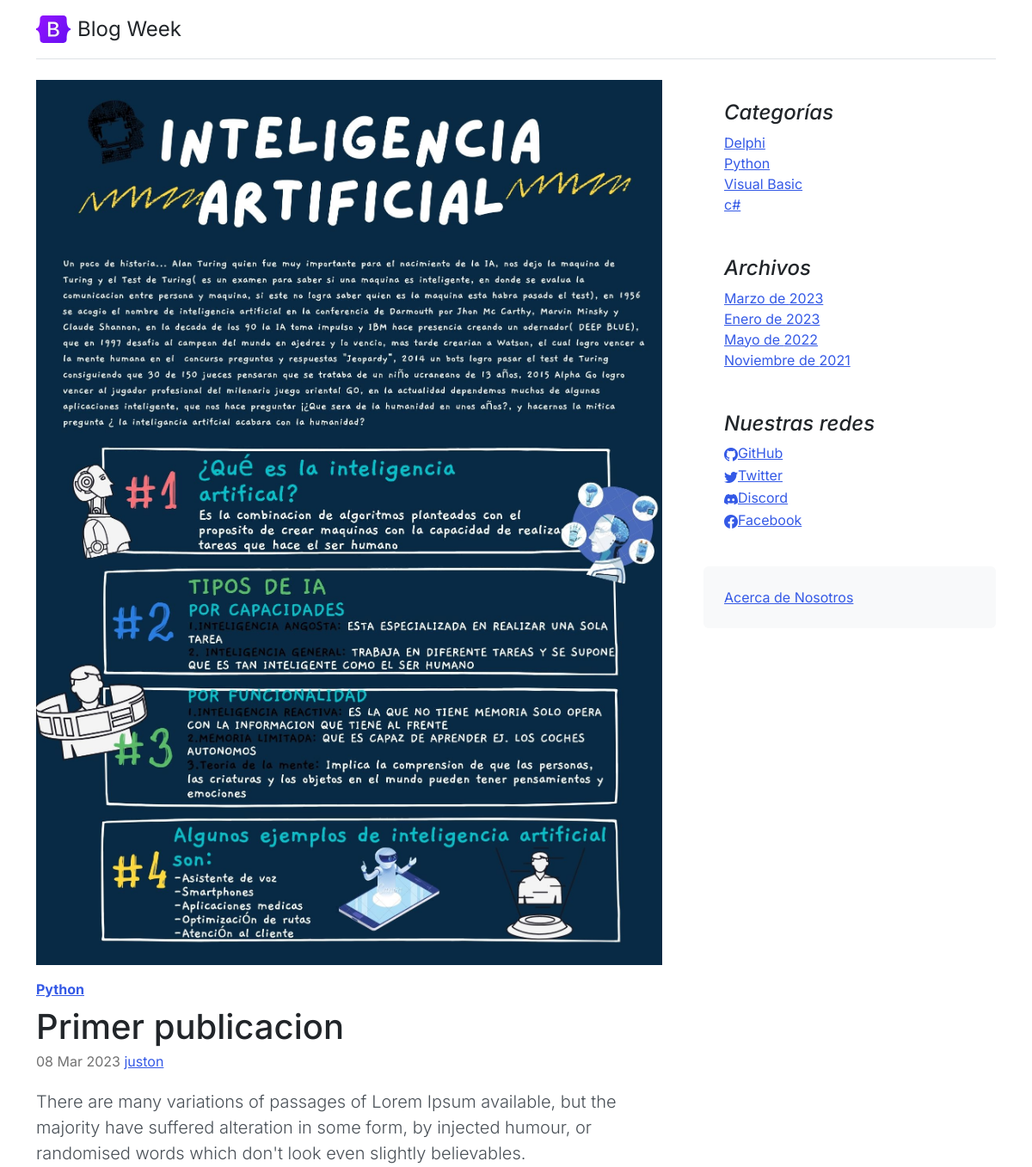
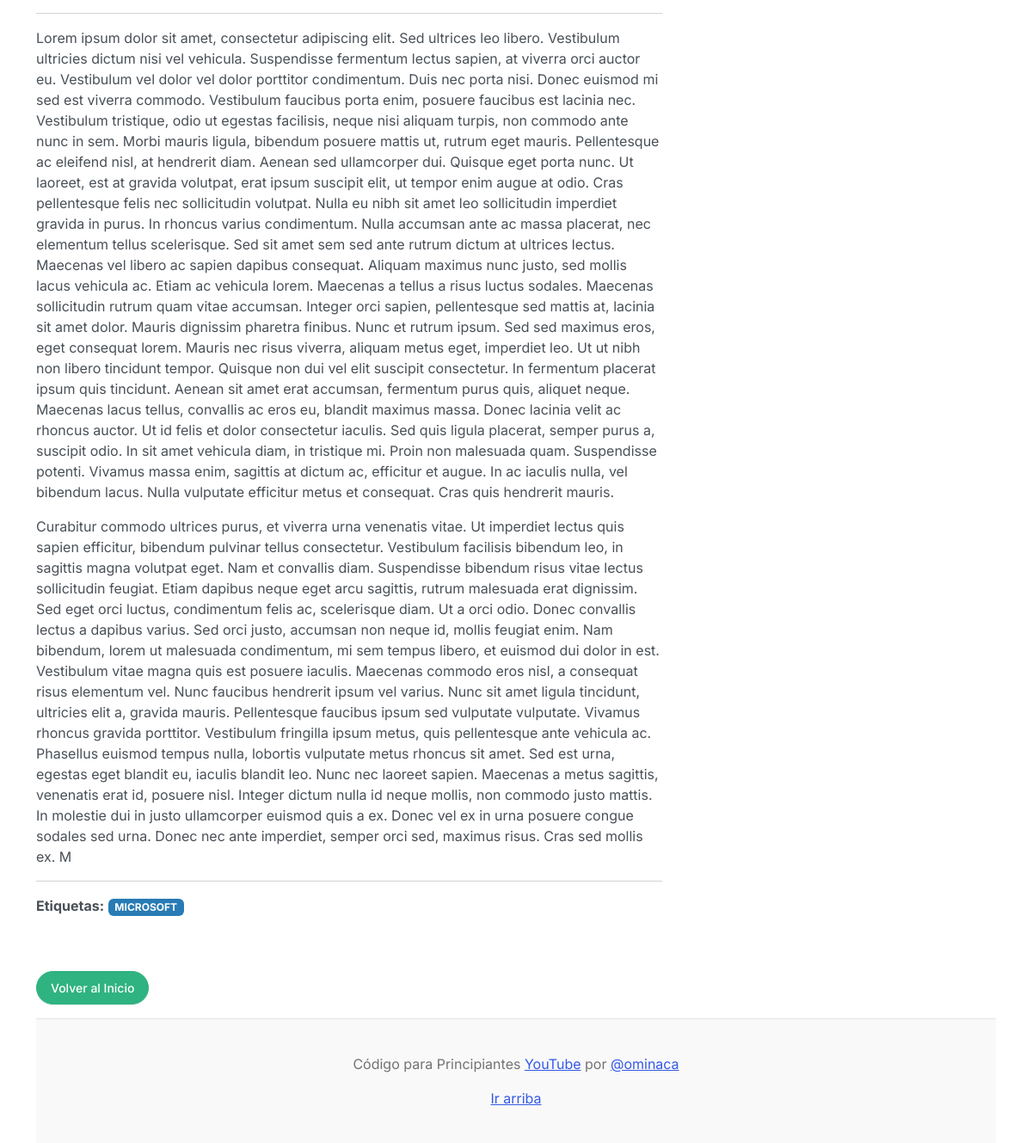
/post/1, run on the app's committed database (2 pictures, top to bottom).
### core/models.py (models this page shows, shortened)
class Post(models.Model):
    title= models.CharField(max_length=250, verbose_name='Titulo')
    excerpt= models.TextField(verbose_name='Bajada')
    content = RichTextField(verbose_name='Contenido')
    image=models.ImageField(upload_to='posts', null=True, blank=True, verbose_name='Imagen')
    published = models.BooleanField(default=False, verbose_name='Publicado')
    category=models.ForeignKey(Category, on_delete= models.CASCADE, related_name='get_posts', verbose_name='Categoria')
    author=models.ForeignKey(User,on_delete= models.CASCADE, related_name='get_posts', verbose_name='Autor')
    tags= models.ManyToManyField(Tag, verbose_name='Etiquetas')
    created = models.DateField(auto_now_add=True, verbose_name='Fecha de creacion')
    updated = models.DateField(auto_now=True, verbose_name='Fecha de modificacion')
    class Meta:
        verbose_name='Publicacion'
        verbose_name_plural='Publicaciones'
        ordering=['-created']

class Category(models.Model):
    name = models.CharField(max_length=200, unique=True, verbose_name='Nombre')
    active = models.BooleanField(default=True, verbose_name='Activo')
    created = models.DateField(auto_now_add=True, verbose_name='Fecha de creacion')
    updated = models.DateField(auto_now=True, verbose_name='Fecha de modificacion')
    class Meta:
        verbose_name='Categoria'
        verbose_name_plural='Categorias'
        ordering=['name']
    def __str__(self):
        return self.name

class Tag(models.Model):
    name = models.CharField(max_length=200, unique=True, verbose_name='Nombre')
    active = models.BooleanField(default=True, verbose_name='Activo')
    created = models.DateField(auto_now_add=True, verbose_name='Fecha de creacion')
    updated = models.DateField(auto_now=True, verbose_name='Fecha de modificacion')
    class Meta:
        verbose_name='Etiqueta'
        verbose_name_plural='Etiquetas'
        ordering=['name']

class Link(models.Model):
    Key =models.CharField(max_length=100, verbose_name='Key Link')
    name= models.CharField(max_length=120, verbose_name='Red Social')
    url= models.URLField(max_length=350, blank=True, null= True, verbose_name= 'Enlace')
    icon= models.CharField(max_length=100,blank=True, null= True,  verbose_name='Icono')
    created = models.DateField(auto_now_add=True, verbose_name='Fecha de creacion')
    updated = models.DateField(auto_now=True, verbose_name='Fecha de modificacion')
    class Meta:
        verbose_name='Red Social'
        verbose_name_plural='Redes Sociales'
        ordering=['name']

### core/views.py (the view)
# urls.py: path('post/<pk>',PostDetailView.as_view(), name='post'),
class PostDetailView(DetailView):
    model = Post
    template_name= 'core/detail.html'

### core/processors.py (called while the page is built)
def ctx_dic_about(request):
    ctx_about={}
    ctx_about['ABOUT']= About.objects.latest('created')
    return ctx_about

def ctx_dic_category(request):
    ctx_category ={}
    ctx_category['categories'] = Category.objects.filter(active=True)
    return ctx_category

def ctx_dic_history(request):
    ctx_history={}
    ctx_history['dates']= Post.objects.dates('created','month', order='DESC').distinct()
    return ctx_history

def ctx_dic_link(request):
    ctx_link={}
    links = Link.objects.all()
    for link in links:
        ctx_link[link.Key] = {'url': link.url,'icon':link.icon}
    return ctx_link

### core/templates/core/detail.html (shortened to what this page needs)
{% extends 'core/base.html'%}
{% load static %}
{% block TodosPost%}
<article class="blog-post">
    <div class="col-auto d-none d-lg-block">
      <img src= {{ post.image.url }} class="img-fluid" alt="">
    </div>
    <strong class="d-inline-block mb-2 mt-3 text-primary"><a href={% url 'category'  %}?cat={{ post.category.id}}>{{ post.category}}</a></strong>
    <h2 class="blog-post-title mb-1">{{ post.title}}</h2>
    <p class="blog-post-meta">{{ post.created|date:"d M Y" }} <a href={% url 'author' %}?aut={{ post.author.id }}>{{post.author}}</a></p>
    <p class="lead my-3">{{ post.excerpt }}</p>
    <hr>
    <p>{{ post.content | safe}}</p>
    <hr>
    <strong>Etiquetas:</strong>
    {% for tag in post.tags.all%}
    <span class="badge text-bg-info">{{ tag.name | upper }}</span>
    {% endfor %}
</article>
<div class="my-3">
  <a class="btn btn-success rounded-pill" href={% url 'home' %}>Volver al Inicio</a>
</div>
{%endblock%}

### core/templates/core/base.html (shortened to what this page needs)
<!doctype html>
<html lang="es">
<head>
    <link rel="stylesheet" href="https://cdn.jsdelivr.net/npm/bootstrap-icons@1.10.3/font/bootstrap-icons.css">
    {% load static %}
    <link href={% static 'core/css/bootstrap.min.css'%} rel="stylesheet">
    <link href={% static 'core/css/blog.css'%} rel="stylesheet">
</head>
<body>
  <div class="container">
    <header class="d-flex flex-wrap justify-content-center py-3 mb-4 border-bottom">
      <a href="index.html" class="d-flex align-items-center mb-3 mb-md-0 me-md-auto text-dark text-decoration-none">
        <img class="bi me-2" width="40" height="32" src={% static 'core/img/bootstrap-logo.svg'%}>
        <span class="fs-4">Blog Week</span>
      </a>
    </header>
    <main class="mt-2">
      <section class="row g-5">
        <div class="col-md-8">
            {% block TodosPost%} {% endblock %}
        </div>
        <aside class="col-md-4">
          <div class="position-sticky" style="top: 2rem;">
            <div class="p-4">
              <h4 class="fst-italic">Categorías</h4>
              <ol class="list-unstyled mb-0">
                {%for item in categories %}
                <li><a href={% url 'category' %}?cat={{ item.id }}> {{ item.name}}</a></li>
                {% endfor %}
              </ol>
            </div>
            <div class="p-4">
              <h4 class="fst-italic">Archivos</h4>
              <ol class="list-unstyled mb-0">
                {% for item in dates %}
                <li>
                  {% if item.month == 1 %}<a href={% url 'dates' item.month item.year %}>Enero de {{ item.year }}</a>{% endif %}
                  {% if item.month == 3 %}<a href={% url 'dates' item.month item.year %}>Marzo de {{ item.year }}</a>{% endif %}
                  {% if item.month == 5 %}<a href={% url 'dates' item.month item.year %}>Mayo de {{ item.year }}</a>{% endif %}
                  {% if item.month == 11 %}<a href={% url 'dates' item.month item.year %}>Noviembre de {{ item.year }}</a>{% endif %}
                </li>
                {% endfor %}
              </ol>
            </div>
            <div class="p-4">
              <h4 class="fst-italic">Nuestras redes</h4>
              <ol class="list-unstyled">
                {% if LINK_GITHUB.url %}
                <li><a href={{ LINK_GITHUB.url}}><i class ="{{LINK_GITHUB.icon}}"></i>GitHub</a></li>
                {% endif %}
                {% if LINK_TWITTER.url %}
                  <li><a href={{ LINK_TWITTER.url}}><i class ="{{LINK_TWITTER.icon}}"></i>Twitter</a></li>
                {% endif %}
                {% if LINK_DISCORD.url %}
                  <li><a href={{ LINK_DISCORD.url}}><i class ="{{LINK_DISCORD.icon}}"></i>Discord</a></li>
                {% endif %}
                {% if KEY_FACEBOOK.url %}
                  <li><a href={{ KEY_FACEBOOK.url}}><i class ="{{KEY_FACEBOOK.icon}}"></i>Facebook</a></li>
                {% endif %}
              </ol>
            </div>
            <div class="p-4 mb-3 bg-light rounded">
              <a href={% url 'about' %}>Acerca de Nosotros</a>
            </div>
          </div>
        </aside>
      </section>
    </main>
    <footer class="blog-footer">
      <p>Código para Principiantes <a href="https://www.youtube.com/channel/UCojloc55DB6zD6zB7-kTWWQ">YouTube</a> por <a href="https://twitter.com/ominaca">@ominaca</a></p>
      <p>
        <a href="#">Ir arriba</a>
      </p>
    </footer>
  </div>
</body>
</html>

### core/static/core/css/blog.css (style rules this page uses)
.blog-post { margin-bottom: 4rem; }
.blog-post-title { font-size: 2.5rem; }
.blog-post-meta { margin-bottom: 1.25rem; color: #727272; }
.blog-footer { padding: 2.5rem 0; color: #727272; text-align: center; background-color: #f9f9f9; border-top: .05rem solid #e5e5e5; }
.blog-footer p:last-child { margin-bottom: 0; }
.bi { vertical-align: -.125em; fill: currentColor; }

### data on the page
Post: image (picture), category "Python", title "Primer publicacion", created "08 Mar 2023", author "juston", excerpt "There are many variations of passages of Lorem Ipsum available, but the majority have suffered alteration in some form, by injected humour, or randomised words which don't look even slightly believables.", content "Lorem ipsum dolor sit amet, consectetur adipiscing elit. Sed ultrices leo libero. Vestibulum ultricies dictum nisi vel vehicula. Suspendisse fermentum lectus sapien, at viverra orci auctor eu. Vestibulum vel dolor vel dolor porttitor condimentum. Duis nec porta nisi. Donec euismod mi sed est viverra commodo. Vestibulum faucibus porta enim, posuere faucibus est lacinia nec. Vestibulum tristique, odio ut egestas facilisis, neque nisi aliquam turpis, non commodo ante nunc in sem. Morbi mauris ligula, bibendum posuere mattis ut, rutrum eget mauris. Pellentesque ac eleifend nisl, at hendrerit diam. Aenean sed ullamcorper dui. Quisque eget porta nunc. Ut laoreet, est at gravida volutpat, erat…"
Tag: name "MICROSOFT"
Category: name "Delphi"
Category: name "Python"
Category: name "Visual Basic"
Category: name "c#"

### other printed values
{{ item.year }} "2023"
{{ item.year }} "2022"
{{ item.year }} "2021"
